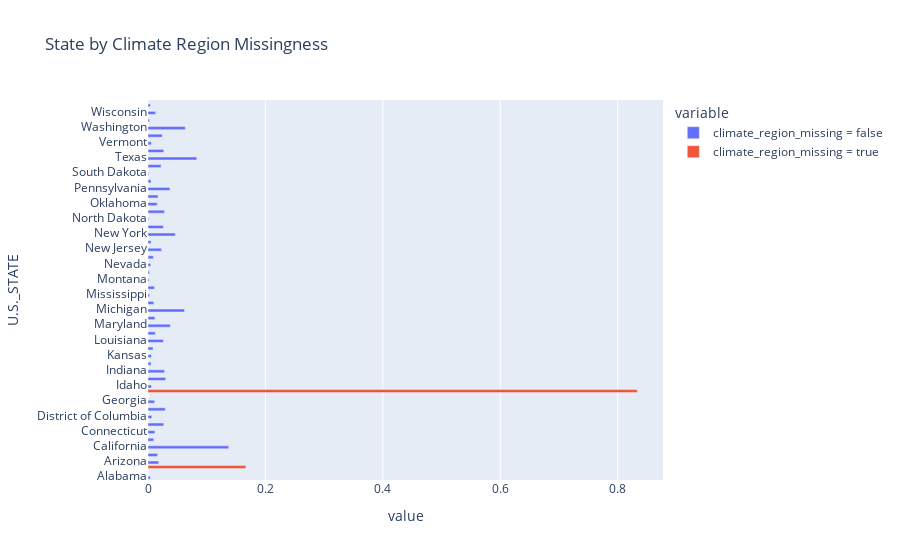

The notebook cell this image was saved under:
### Code cell
fig = state_dist.plot(kind='barh', title='State by Climate Region Missingness', barmode='group')
fig

### Figure 1 — Plotly figure (JSON) as saved in the notebook; plotly's stock layout.template omitted (floating-point values rounded to 4 significant figures)
{"data": [{"alignmentgroup": "True", "hovertemplate": "variable=climate_region_missing = false<br>value=%{x}<br>U.S._STATE=%{y}<extra></extra>", "legendgroup": "climate_region_missing = false", "marker": {"color": "#636efa", "pattern": {"shape": ""}}, "name": "climate_region_missing = false", "offsetgroup": "climate_region_missing = false", "orientation": "h", "showlegend": true, "textposition": "auto", "type": "bar", "x": [0.003927, 0, 0.01832, 0.01636, 0.1374, 0.009817, 0.01178, 0.02683, 0.006545, 0.02945, 0.01113, 0, 0.00589, 0.0301, 0.02814, 0.005236, 0.00589, 0.008508, 0.02618, 0.01243, 0.03796, 0.01178, 0.06217, 0.009817, 0.002618, 0.01113, 0.001963, 0.002618, 0.004581, 0.009162, 0.02291, 0.005236, 0.04647, 0.02618, 0.001309, 0.02814, 0.01571, 0.01702, 0.0373, 0.005236, 0.001309, 0.02225, 0.08312, 0.02683, 0.00589, 0.02421, 0.06348, 0.002618, 0.01309, 0.003927], "xaxis": "x", "y": ["Alabama", "Alaska", "Arizona", "Arkansas", "California", "Colorado", "Connecticut", "Delaware", "District of Columbia", "Florida", "Georgia", "Hawaii", "Idaho", "Illinois", "Indiana", "Iowa", "Kansas", "Kentucky", "Louisiana", "Maine", "Maryland", "Massachusetts", "Michigan", "Minnesota", "Mississippi", "Missouri", "Montana", "Nebraska", "Nevada", "New Hampshire", "New Jersey", "New Mexico", "New York", "North Carolina", "North Dakota", "Ohio", "Oklahoma", "Oregon", "Pennsylvania", "South Carolina", "South Dakota", "Tennessee", "Texas", "Utah", "Vermont", "Virginia", "Washington", "West Virginia", "Wisconsin", "Wyoming"], "yaxis": "y"}, {"alignmentgroup": "True", "hovertemplate": "variable=climate_region_missing = true<br>value=%{x}<br>U.S._STATE=%{y}<extra></extra>", "legendgroup": "climate_region_missing = true", "marker": {"color": "#EF553B", "pattern": {"shape": ""}}, "name": "climate_region_missing = true", "offsetgroup": "climate_region_missing = true", "orientation": "h", "showlegend": true, "textposition": "auto", "type": "bar", "x": [0, 0.1667, 0, 0, 0, 0, 0, 0, 0, 0, 0, 0.8333, 0, 0, 0, 0, 0, 0, 0, 0, 0, 0, 0, 0, 0, 0, 0, 0, 0, 0, 0, 0, 0, 0, 0, 0, 0, 0, 0, 0, 0, 0, 0, 0, 0, 0, 0, 0, 0, 0], "xaxis": "x", "y": ["Alabama", "Alaska", "Arizona", "Arkansas", "California", "Colorado", "Connecticut", "Delaware", "District of Columbia", "Florida", "Georgia", "Hawaii", "Idaho", "Illinois", "Indiana", "Iowa", "Kansas", "Kentucky", "Louisiana", "Maine", "Maryland", "Massachusetts", "Michigan", "Minnesota", "Mississippi", "Missouri", "Montana", "Nebraska", "Nevada", "New Hampshire", "New Jersey", "New Mexico", "New York", "North Carolina", "North Dakota", "Ohio", "Oklahoma", "Oregon", "Pennsylvania", "South Carolina", "South Dakota", "Tennessee", "Texas", "Utah", "Vermont", "Virginia", "Washington", "West Virginia", "Wisconsin", "Wyoming"], "yaxis": "y"}], "layout": {"barmode": "group", "legend": {"title": {"text": "variable"}, "tracegroupgap": 0}, "title": {"text": "State by Climate Region Missingness"}, "xaxis": {"anchor": "y", "domain": [0, 1], "title": {"text": "value"}}, "yaxis": {"anchor": "x", "domain": [0, 1], "title": {"text": "U.S._STATE"}}}}
